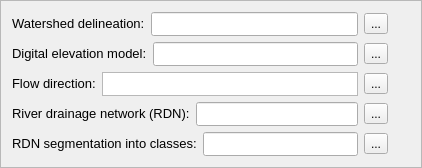
                 <widget class="QFrame" name="frame_3">
                  <property name="maximumSize">
                   <size>
                    <width>16777215</width>
                    <height>160</height>
                   </size>
                  </property>
                  <property name="frameShape">
                   <enum>QFrame::StyledPanel</enum>
                  </property>
                  <property name="frameShadow">
                   <enum>QFrame::Raised</enum>
                  </property>
                  <layout class="QGridLayout" name="gridLayout_26">
                   <item row="0" column="0">
                    <layout class="QVBoxLayout" name="verticalLayout_5">
                     <item>
                      <layout class="QGridLayout" name="gridLayout_21">
                       <item row="0" column="0">
                        <widget class="QLabel" name="label_28">
                         <property name="text">
                          <string>&lt;html&gt;&lt;head/&gt;&lt;body&gt;&lt;p align=&quot;justify&quot;&gt;&lt;span style=&quot; font-size:10pt;&quot;&gt;Watershed delineation:&lt;/span&gt;&lt;/p&gt;&lt;/body&gt;&lt;/html&gt;</string>
                         </property>
                        </widget>
                       </item>
                       <item row="0" column="1">
                        <widget class="QLineEdit" name="le_1_pg2">
                         <property name="minimumSize">
                          <size>
                           <width>0</width>
                           <height>24</height>
                          </size>
                         </property>
                         <property name="maximumSize">
                          <size>
                           <width>360</width>
                           <height>24</height>
                          </size>
                         </property>
                         <property name="clearButtonEnabled">
                          <bool>true</bool>
                         </property>
                        </widget>
                       </item>
                       <item row="0" column="2">
                        <widget class="QToolButton" name="tbtn_pg2_1">
                         <property name="text">
                          <string>...</string>
                         </property>
                        </widget>
                       </item>
                       <item row="0" column="3">
                        <widget class="QLabel" name="label_27">
                         <property name="sizePolicy">
                          <sizepolicy hsizetype="Preferred" vsizetype="Preferred">
                           <horstretch>0</horstretch>
                           <verstretch>0</verstretch>
                          </sizepolicy>
                         </property>
                         <property name="minimumSize">
                          <size>
                           <width>16</width>
                           <height>16</height>
                          </size>
                         </property>
                         <property name="maximumSize">
                          <size>
                           <width>16</width>
                           <height>16</height>
                          </size>
                         </property>
                         <property name="toolTip">
                          <string>&lt;html&gt;&lt;head/&gt;&lt;body&gt;&lt;p align=&quot;justify&quot;&gt;Add your watershed delineation. The file might be a raster type, specifically an Idrisi raster format (.rst).&lt;/p&gt;&lt;/body&gt;&lt;/html&gt;</string>
                         </property>
                         <property name="text">
                          <string/>
                         </property>
                         <property name="pixmap">
                          <pixmap>tip_icon.png</pixmap>
                         </property>
                        </widget>
                       </item>
                      </layout>
                     </item>
                     <item>
                      <layout class="QGridLayout" name="gridLayout_22">
                       <item row="0" column="0">
                        <widget class="QLabel" name="label_29">
                         <property name="text">
                          <string>&lt;html&gt;&lt;head/&gt;&lt;body&gt;&lt;p align=&quot;justify&quot;&gt;&lt;span style=&quot; font-size:10pt;&quot;&gt;Digital elevation model:&lt;/span&gt;&lt;/p&gt;&lt;/body&gt;&lt;/html&gt;</string>
                         </property>
                        </widget>
                       </item>
                       <item row="0" column="1">
                        <widget class="QLineEdit" name="le_2_pg2">
                         <property name="minimumSize">
                          <size>
                           <width>0</width>
                           <height>24</height>
                          </size>
                         </property>
                         <property name="maximumSize">
                          <size>
                           <width>360</width>
                           <height>24</height>
                          </size>
                         </property>
                         <property name="clearButtonEnabled">
                          <bool>true</bool>
                         </property>
                        </widget>
                       </item>
                       <item row="0" column="2">
                        <widget class="QToolButton" name="tbtn_pg2_2">
                         <property name="text">
                          <string>...</string>
                         </property>
                        </widget>
                       </item>
                       <item row="0" column="3">
                        <widget class="QLabel" name="label_33">
                         <property name="sizePolicy">
                          <sizepolicy hsizetype="Preferred" vsizetype="Preferred">
                           <horstretch>0</horstretch>
                           <verstretch>0</verstretch>
                          </sizepolicy>
                         </property>
                         <property name="minimumSize">
                          <size>
                           <width>16</width>
                           <height>16</height>
                          </size>
                         </property>
                         <property name="maximumSize">
                          <size>
                           <width>16</width>
                           <height>16</height>
                          </size>
                         </property>
                         <property name="toolTip">
                          <string>&lt;html&gt;&lt;head/&gt;&lt;body&gt;&lt;p align=&quot;justify&quot;&gt;Add your digital elevation model. The file might be a raster type, specifically an Idrisi raster format (.rst).&lt;/p&gt;&lt;/body&gt;&lt;/html&gt;</string>
                         </property>
                         <property name="text">
                          <string/>
                         </property>
                         <property name="pixmap">
                          <pixmap>tip_icon.png</pixmap>
                         </property>
                        </widget>
                       </item>
                      </layout>
                     </item>
                     <item>
                      <layout class="QGridLayout" name="gridLayout_23">
                       <item row="0" column="0">
                        <widget class="QLabel" name="label_30">
                         <property name="maximumSize">
                          <size>
                           <width>16777215</width>
                           <height>24</height>
                          </size>
                         </property>
                         <property name="text">
                          <string>&lt;html&gt;&lt;head/&gt;&lt;body&gt;&lt;p align=&quot;justify&quot;&gt;&lt;span style=&quot; font-size:10pt;&quot;&gt;Flow direction:&lt;/span&gt;&lt;/p&gt;&lt;/body&gt;&lt;/html&gt;</string>
                         </property>
                        </widget>
                       </item>
                       <item row="0" column="1">
                        <widget class="QTextEdit" name="te_1_pg2">
                         <property name="minimumSize">
                          <size>
                           <width>0</width>
                           <height>24</height>
                          </size>
                         </property>
                         <property name="maximumSize">
                          <size>
                           <width>360</width>
                           <height>24</height>
                          </size>
                         </property>
                        </widget>
                       </item>
                       <item row="0" column="2">
                        <widget class="QToolButton" name="tbtn_pg2_3">
                         <property name="text">
                          <string>...</string>
                         </property>
                        </widget>
                       </item>
                       <item row="0" column="3">
                        <widget class="QLabel" name="label_34">
                         <property name="sizePolicy">
                          <sizepolicy hsizetype="Preferred" vsizetype="Preferred">
                           <horstretch>0</horstretch>
                           <verstretch>0</verstretch>
                          </sizepolicy>
                         </property>
                         <property name="minimumSize">
                          <size>
                           <width>16</width>
                           <height>16</height>
                          </size>
                         </property>
                         <property name="maximumSize">
                          <size>
                           <width>16</width>
                           <height>16</height>
                          </size>
                         </property>
                         <property name="toolTip">
                          <string>&lt;html&gt;&lt;head/&gt;&lt;body&gt;&lt;p align=&quot;justify&quot;&gt;Add your flow direction code. The file might be a raster type, specifically an Idrisi raster format (.rst), and your RDC file - which is a metadata file that describes the RST file.&lt;/p&gt;&lt;/body&gt;&lt;/html&gt;</string>
                         </property>
                         <property name="text">
                          <string/>
                         </property>
                         <property name="pixmap">
                          <pixmap>tip_icon.png</pixmap>
                         </property>
                        </widget>
                       </item>
                      </layout>
                     </item>
                     <item>
                      <layout class="QGridLayout" name="gridLayout_24">
                       <item row="0" column="0">
                        <widget class="QLabel" name="label_31">
                         <property name="text">
                          <string>&lt;html&gt;&lt;head/&gt;&lt;body&gt;&lt;p align=&quot;justify&quot;&gt;&lt;span style=&quot; font-size:10pt;&quot;&gt;River drainage network (RDN):&lt;/span&gt;&lt;/p&gt;&lt;/body&gt;&lt;/html&gt;</string>
                         </property>
                        </widget>
                       </item>
                       <item row="0" column="2">
                        <widget class="QToolButton" name="tbtn_pg2_4">
                         <property name="text">
                          <string>...</string>
                         </property>
                        </widget>
                       </item>
                       <item row="0" column="3">
                        <widget class="QLabel" name="label_35">
                         <property name="sizePolicy">
                          <sizepolicy hsizetype="Preferred" vsizetype="Preferred">
                           <horstretch>0</horstretch>
                           <verstretch>0</verstretch>
                          </sizepolicy>
                         </property>
                         <property name="minimumSize">
                          <size>
                           <width>16</width>
                           <height>16</height>
                          </size>
                         </property>
                         <property name="maximumSize">
                          <size>
                           <width>16</width>
                           <height>16</height>
                          </size>
                         </property>
                         <property name="toolTip">
                          <string>&lt;html&gt;&lt;head/&gt;&lt;body&gt;&lt;p align=&quot;justify&quot;&gt;Add your river drainage network. The file might be a raster type, specifically an Idrisi raster format (.rst).&lt;/p&gt;&lt;/body&gt;&lt;/html&gt;</string>
                         </property>
                         <property name="text">
                          <string/>
                         </property>
                         <property name="pixmap">
                          <pixmap>tip_icon.png</pixmap>
                         </property>
                        </widget>
                       </item>
                       <item row="0" column="1">
                        <widget class="QLineEdit" name="le_3_pg2">
                         <property name="minimumSize">
                          <size>
                           <width>0</width>
                           <height>24</height>
                          </size>
                         </property>
                         <property name="maximumSize">
                          <size>
                           <width>360</width>
                           <height>24</height>
                          </size>
                         </property>
                         <property name="clearButtonEnabled">
                          <bool>true</bool>
                         </property>
                        </widget>
                       </item>
                      </layout>
                     </item>
                     <item>
                      <layout class="QGridLayout" name="gridLayout_25">
                       <item row="0" column="0">
                        <widget class="QLabel" name="label_32">
                         <property name="text">
                          <string>&lt;html&gt;&lt;head/&gt;&lt;body&gt;&lt;p align=&quot;justify&quot;&gt;&lt;span style=&quot; font-size:10pt;&quot;&gt;RDN segmentation into classes:&lt;/span&gt;&lt;/p&gt;&lt;/body&gt;&lt;/html&gt;</string>
                         </property>
                        </widget>
                       </item>
                       <item row="0" column="1">
                        <widget class="QLineEdit" name="le_4_pg2">
                         <property name="minimumSize">
                          <size>
                           <width>0</width>
                           <height>24</height>
                          </size>
                         </property>
                         <property name="maximumSize">
                          <size>
                           <width>360</width>
                           <height>24</height>
                          </size>
                         </property>
                         <property name="clearButtonEnabled">
                          <bool>true</bool>
                         </property>
                        </widget>
                       </item>
                       <item row="0" column="2">
                        <widget class="QToolButton" name="tbtn_pg2_5">
                         <property name="text">
                          <string>...</string>
                         </property>
                        </widget>
                       </item>
                       <item row="0" column="3">
                        <widget class="QLabel" name="label_36">
                         <property name="sizePolicy">
                          <sizepolicy hsizetype="Preferred" vsizetype="Preferred">
                           <horstretch>0</horstretch>
                           <verstretch>0</verstretch>
                          </sizepolicy>
                         </property>
                         <property name="minimumSize">
                          <size>
                           <width>16</width>
                           <height>16</height>
                          </size>
                         </property>
                         <property name="maximumSize">
                          <size>
                           <width>16</width>
                           <height>16</height>
                          </size>
                         </property>
                         <property name="toolTip">
                          <string>&lt;html&gt;&lt;head/&gt;&lt;body&gt;&lt;p align=&quot;justify&quot;&gt;Add your RDN classes. The file might be a raster type, specifically an Idrisi raster format (.rst).&lt;/p&gt;&lt;/body&gt;&lt;/html&gt;</string>
                         </property>
                         <property name="text">
                          <string/>
                         </property>
                         <property name="pixmap">
                          <pixmap>tip_icon.png</pixmap>
                         </property>
                        </widget>
                       </item>
                      </layout>
                     </item>
                    </layout>
                   </item>
                  </layout>
                 </widget>
